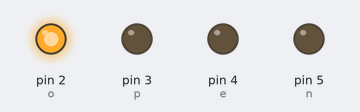
This sketch was run on a simulated Arduino Uno, built with avr-gcc and run on an emulated ATmega328P. Shown: output pins drawn as LEDs (lit = HIGH).

Above: at 0.12 s.
At 0.37 s:
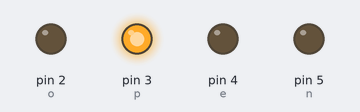
At 0.62 s:
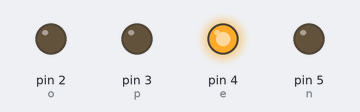
At 1.37 s:
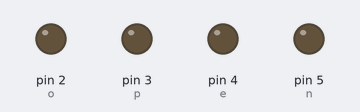
At 3.0 s:
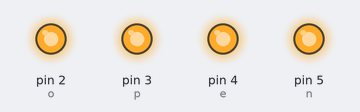
At 4.87 s:
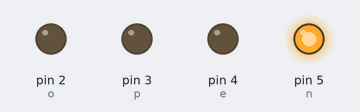
Timing chart, 0 to 5.2 s (numbered marks = the images above):
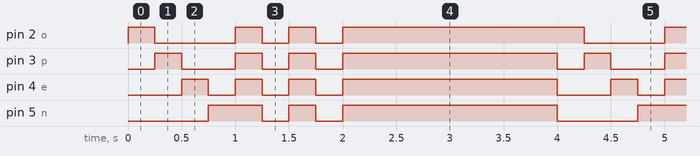

The sketch:

main.ino
```cpp
//OPEN board design
int o=2;
int p=3;
int e=4;
int n=5;
int l=6;
int sw1=13;
void setup() //setup
{
  pinMode(o, OUTPUT);
  pinMode(p, OUTPUT);
  pinMode(e, OUTPUT);
  pinMode(n, OUTPUT);
  pinMode(sw1,INPUT_PULLUP);


}
void open() //function for blinking each alphabet
{
  digitalWrite(o, HIGH);
  //delay(500); // Wait for 1000 millisecond(s)
  digitalWrite(p, LOW);
  digitalWrite(e, LOW);
  digitalWrite(n, LOW);
  delay(250); // Wait for 1000 millisecond(s)
  digitalWrite(o, LOW);
  digitalWrite(p,HIGH);
  digitalWrite(e, LOW);
  digitalWrite(n, LOW);
  delay(250);
  digitalWrite(o, LOW);
  digitalWrite(p, LOW);
  digitalWrite(e, HIGH);
  digitalWrite(n, LOW);
  delay(250);
  digitalWrite(o, LOW);
  digitalWrite(p,LOW);
  digitalWrite(e, LOW);
  digitalWrite(n, HIGH);
  delay(250);
}
void led()    //funtion for blinking circular led
{
  digitalWrite(l, HIGH);
    delay(250);
    digitalWrite(l, LOW);
    delay(250);
}
void loop() //loop for whole function
{
  //led();
  open();
  for(int i=0;i<2;i++)  //loop for blinking the whole OPEN 2 times
  {

  digitalWrite(o, HIGH);
  digitalWrite(p, HIGH);
  digitalWrite(e, HIGH);
  digitalWrite(n, HIGH);
  delay(250);
  digitalWrite(o, LOW);
  digitalWrite(p, LOW);
  digitalWrite(e, LOW);
  digitalWrite(n, LOW);
  delay(250);


  } // end of loop
  digitalWrite(o, HIGH);  //making OPEN all high
  digitalWrite(p, HIGH);
  digitalWrite(e, HIGH);
  digitalWrite(n, HIGH);
  led();

  delay(1500);  //calling a delay of 1500 after finishing whole loop once
}
```

Measured:
- by itself, pin 2 (o): repeats every 4.0 s: LOW 0.75 s, 2 × (HIGH 0.25 s, LOW 0.25 s), HIGH 2.3 s
- by itself, pin 3 (p): repeats every 4.0 s: LOW 0.50 s, 2 × (HIGH 0.25 s, LOW 0.25 s), HIGH 2.0 s, LOW 0.25 s, HIGH 0.25 s
- by itself, pin 4 (e): repeats every 4.0 s: 2 × (LOW 0.25 s, HIGH 0.25 s), LOW 0.25 s, HIGH 2.0 s, LOW 0.50 s, HIGH 0.25 s
- by itself, pin 5 (n): repeats every 4.0 s: LOW 0.25 s, HIGH 0.25 s, LOW 0.25 s, HIGH 2.0 s, LOW 0.75 s, HIGH 0.50 s
